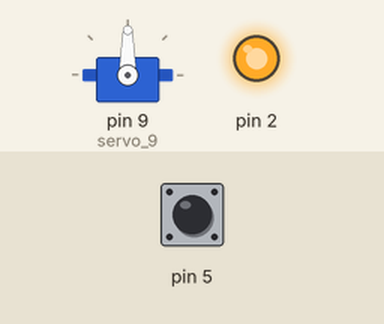
Recording of a sketch running on a simulated Arduino Uno, built with avr-gcc and run on an emulated ATmega328P. Parts: servo, output pins drawn as LEDs (lit = HIGH). Inputs (shaded band) come from the test bench; at power-on: pin 5 HIGH. What the sketch prints to the serial monitor is not drawn.

Above: at 0.1 s.
Timing chart, 0 to 1.6 s (numbered marks = the images above):
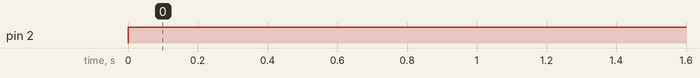

The sketch:

cancela_estacionamento.ino
```cpp
#include <Servo.h>

Servo servo_9;
const int pino_sensor(5); //13
const int pino(2); //12
int valor_sensor;

void setup(){
  Serial.begin(2000000);
  servo_9.attach(9, 500, 2500);
  pinMode(pino_sensor,INPUT_PULLUP);
  pinMode(pino, OUTPUT);
}

void tratar_fechar_cancela(){
  delay(100);

  int cont_tempo = 0;

  for(cont_tempo;cont_tempo<50;cont_tempo++){
    valor_sensor = digitalRead(pino_sensor);
    if(valor_sensor == HIGH){
      digitalWrite(pino,HIGH);
      servo_9.write(90);
      cont_tempo = 0;
      delay(100);
    }
    delay(100);
  }
  Serial.println("Fechado");
  digitalWrite(pino,LOW);
}

void loop(){

  valor_sensor = digitalRead(pino_sensor);

    if(valor_sensor == HIGH){
      Serial.println("Aberto");
      digitalWrite(pino,HIGH);
      servo_9.write(90);
      tratar_fechar_cancela();
    }

  if(valor_sensor == LOW){
      Serial.println("Fechado");
      digitalWrite(pino,LOW);
      servo_9.write(0);
    }

    delay(1000);
}
```

Measured:
- by itself, pin 2: LOW → HIGH at 0.00 s
